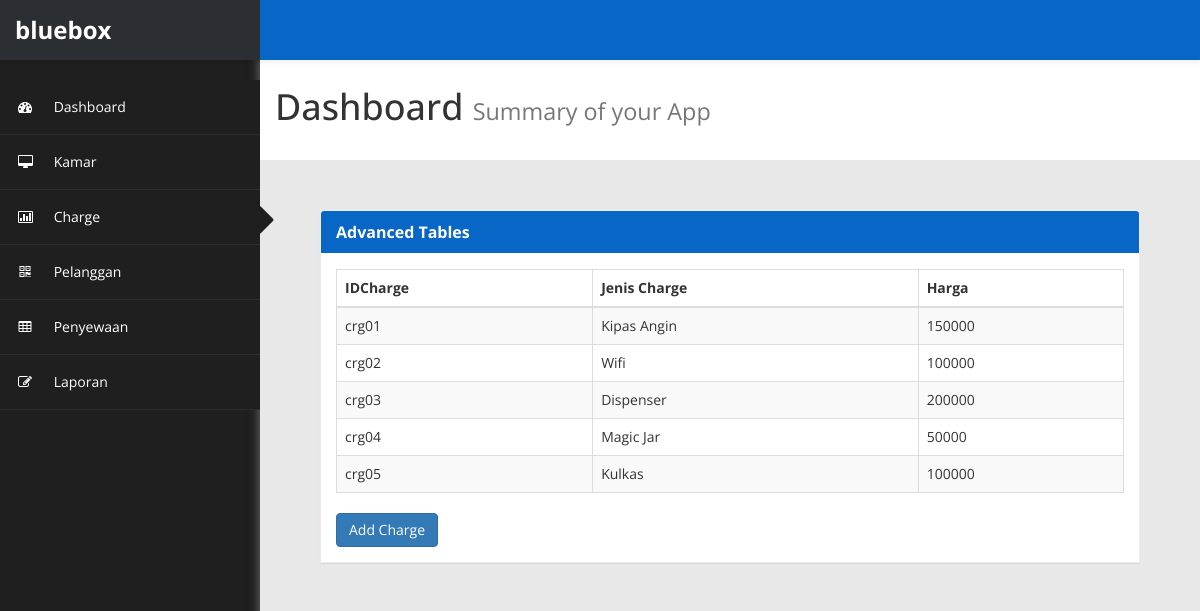
Page /charge on the committed database.
### app/models.py (models this page shows, shortened)
class charge(models.Model):
    idcharge = models.CharField(max_length=5, primary_key=True)
    jenischarge = models.CharField(max_length=50)
    hargacharge = models.IntegerField()

### app/views.py (the view)
# urls.py: path('charge',views.charge,name='charge'),
def charge(request):
    chargeobj = models.charge.objects.all()
    return render(request,'charge.html',{
        'charge' :chargeobj
    })

### app/templates/charge.html (shortened to what this page needs)
{%load static%}
<!DOCTYPE html>
<html xmlns="http://www.w3.org/1999/xhtml">
<head>
    <link href="{% static 'assets/css/bootstrap.css'%}" rel="stylesheet" />
    <link href="{% static 'assets/css/font-awesome.css'%}" rel="stylesheet" />
    <link href="{% static 'assets/js/morris/morris-0.4.3.min.css'%}" rel="stylesheet" />
    <link href="{% static 'assets/css/custom-styles.css'%}" rel="stylesheet" />
    <link rel="stylesheet" href="{% static 'assets/js/Lightweight-Chart/cssCharts.css'%}">
</head>
<body>
    <div id="wrapper">
        <nav class="navbar navbar-default top-navbar" role="navigation">
            <div class="navbar-header">
                <a class="navbar-brand" href="home"><strong>bluebox</strong></a>
            </div>
        </nav>
        <nav class="navbar-default navbar-side" role="navigation">
            <div id="sideNav" href=""><i class="fa fa-caret-right"></i></div>
                <div class="sidebar-collapse">
                    <ul class="nav" id="main-menu">
                        <li>
                            <a href="{%url 'dashboard'%}"><i class="fa fa-dashboard"></i> Dashboard</a>
                        </li>
                        <li>
                            <a href="{%url 'kamar'%}"><i class="fa fa-desktop"></i> Kamar</a>
                        </li>
                        <li>
                            <a href="{%url 'charge'%}"><i class="fa fa-bar-chart-o"></i> Charge</a>
                        </li>
                        <li>
                            <a href="{%url 'pelanggan'%}"><i class="fa fa-qrcode"></i> Pelanggan</a>
                        </li>
                        <li>
                            <a href="{%url 'penyewaan'%}"><i class="fa fa-table"></i> Penyewaan</a>
                        </li>
                        <li>
                            <a href="{% url 'laporan'%}"><i class="fa fa-edit"></i> Laporan </a>
                        </li>
                    </ul>
                </div>
            </nav>
		<div id="page-wrapper">
		  <div class="header">
                        <h1 class="page-header">
                            Dashboard <small>Summary of your App</small>
                        </h1>
		</div>
            <div id="page-inner">
                <div id="page-inner">
                    <div class="row">
                        <div class="col-md-12">
                            <div class="panel panel-default">
                                <div class="panel-heading">
                                     Advanced Tables
                                </div>
                                <div class="panel-body">
                                    <div class="table-responsive">
                                        <table class="table table-striped table-bordered table-hover" id="dataTables-example">
                                            <thead>
                                                <tr>
                                                    <th>IDCharge</th>
                                                    <th>Jenis Charge</th>
                                                    <th>Harga</th>
                                                </tr>
                                            </thead>
                                            <tbody>
                                                {% for item in charge %}
                                                <tr class="odd gradeX">
                                                    <td>{{item.idcharge}}</td>
                                                    <td>{{item.jenischarge}}</td>
                                                    <td>{{item.hargacharge}}</td>
                                                </tr>
                                                {% endfor %}
                                            </tbody>
                                        </table>
                                        <a type="button" class="btn btn-primary" href="{% url 'addcharge' %}">Add Charge</a>
                                    </div>
                                </div>
                            </div>
                        </div>
                    </div>
            </div>
        </div>
    </div>
</body>
</html>

### static/assets/css/custom-styles.css (style rules this page uses)
body { font-family: 'Open Sans', sans-serif; background: #1F1F1F; }
#wrapper { width: 100%; }
#page-wrapper { padding: 15px 15px; min-height: 600px; background: #E8E8E8; }
#page-inner { width:100%; margin:10px 20px 10px 0px; background-color:transparent; padding: 15px 30px; min-height:1200px; }
h1, .h1, h2, .h2, h3, .h3 { margin-top: 7px; margin-bottom: -5px; }
.navbar-side { z-index: 0; }
.panel { border-radius:0px; }
.navbar-side .nav > li > a > i { color: #FFFFFF; padding: 8px; width: 30px; text-align: center; }
.top-navbar { position: fixed; width: 100%; z-index: 300; -webkit-box-shadow: 0 3px 3px rgba(0, 0, 0, 0.05); -moz-box-shadow: 0 3px 3px rgba(0, 0, 0, 0.05); box-shadow: 0 3px 3px rgba(0, 0, 0, 0.05); }
.navbar-side { z-index: 1; position: fixed; width: 260px; top: 80px; }
#page-wrapper { position: relative; top: 55px; box-shadow: 0 0 10px #757575; -moz-box-shadow: 0 0 10px #757575; -webkit-box-shadow: 0 0 10px #757575; }
.page-header { padding-bottom: 9px; margin: 0; border-bottom: 1px solid transparent; text-align: left;background-color: #fff;padding: 32px 22px 32px 15px; }
.panel-default { border-color: #ECECEC; }
.panel-default > .panel-heading { color: #FFF; border-color: #FFF; font-weight:bold; background: #0866C6; font-size: 16px; text-shadow: none; }
.panel-heading { border-bottom: 1px solid transparent; border-top-left-radius: 3px; border-top-right-radius: 3px; }
.top-navbar { margin:0px; }
.top-navbar .navbar-brand { color: #fff; width: 260px; text-align: left; height: 60px; font-size: 24px; font-weight: 700; line-height: 30px; background: #0866c6; }
.sidebar-collapse , .sidebar-collapse .nav { background:none; }
.sidebar-collapse .nav { padding:0; }
.sidebar-collapse .nav > li > a { color: #FFFFFF; background:transparent; text-shadow:none; }
.sidebar-collapse > .nav > li > a { padding: 12px 10px; }
.sidebar-collapse > .nav > li { border-bottom: 1px solid rgba(107, 108, 109, 0.19); }
.navbar-side { border:none; background: #1F1F1F; }
.top-navbar { background: #0866c6; border-bottom:none; }
.navbar-default { border:0px solid black; }
.navbar-header { background: transparent; }
.nav > li > a > i { margin-right:10px; color: rgba(255, 255, 255, 0.76); }
#sideNav { position: absolute; right: -12px; z-index: 3; top: 117px; color: #1F1F1F; cursor:pointer; border-radius: 0; width: 14px; font-size: 48px; line-height: 0; }
@media (min-width:768px) { #page-wrapper { margin: 0 0 0 260px; padding: 0; min-height: 1200px; } }
@media (min-width:768px) { .navbar-side { width: 260px; z-index: 1; } }
@media (min-width:768px) { .navbar { border-radius: 0px; } }

### rows in the picture
charge: idcharge "crg01", jenischarge "Kipas Angin", hargacharge "150000"
charge: idcharge "crg02", jenischarge "Wifi", hargacharge "100000"
charge: idcharge "crg03", jenischarge "Dispenser", hargacharge "200000"
charge: idcharge "crg04", jenischarge "Magic Jar", hargacharge "50000"
charge: idcharge "crg05", jenischarge "Kulkas", hargacharge "100000"
